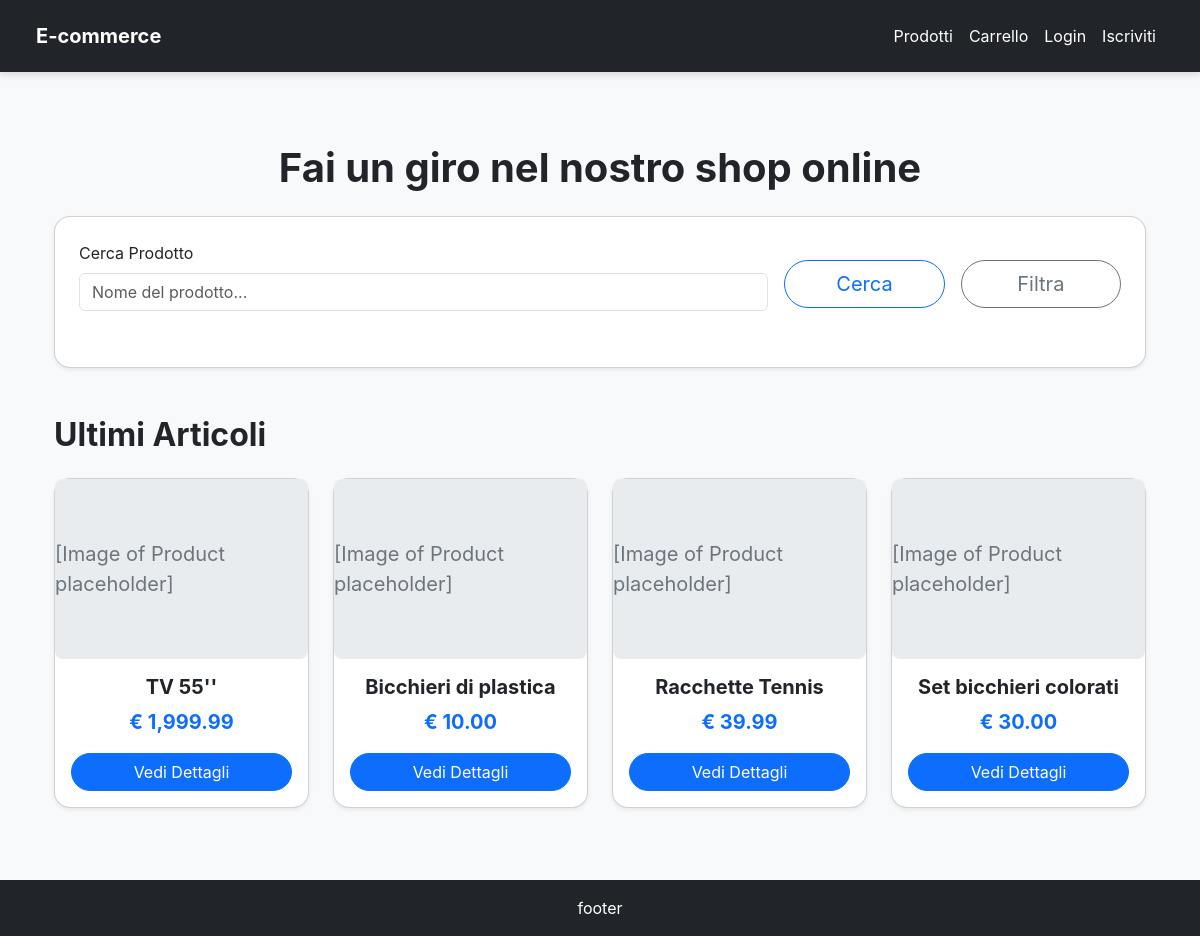
The page / on the database its author committed.
### products/models.py (models this page shows, shortened)
class Product(models.Model):
    name = models.CharField(max_length=200, verbose_name="Nome Prodotto")
    slug = models.SlugField(max_length=200, unique=True, help_text="Slug unico per l'URL del prodotto")
    category = models.ForeignKey(
        Category,
        on_delete=models.SET_NULL,
        null=True,
        blank=True,
        related_name='products',
        verbose_name="Categoria"
    )
    description = models.TextField(verbose_name="Descrizione prodotto")
    price = models.DecimalField(
        max_digits=10,
        decimal_places=2,
        verbose_name="Prezzo in €"
    )
    stock = models.IntegerField(
        default=0,
        verbose_name="Quantità Disponibile",
        help_text="Quantità di prodotti disponibili in magazzino."
    )
    created_at = models.DateTimeField(auto_now_add=True, verbose_name="Data Creazione")
    updated_at = models.DateTimeField(auto_now=True, verbose_name="Ultimo Aggiornamento")
    class Meta:
        ordering = ('name',)
        verbose_name = "Prodotto"
        verbose_name_plural = "Prodotti"

### pages/views.py (the view)
# urls.py: path("", HomePageView.as_view(), name="HomePage")
class HomePageView(TemplateView):
    template_name = 'HomePage.html'
    def get_context_data(self, **kwargs):
        context = super().get_context_data(**kwargs)
        context['form'] = ProductSearchForm(self.request.GET)
        context['latest_products'] = Product.objects.filter(stock__gt=0).order_by('-created_at')[:4]
        return context

### products/models.py (called while the page is built)
    def __str__(self):
        return self.name

### templates/HomePage.html (shortened to what this page needs)
{% extends 'base.html' %}
{% load crispy_forms_tags %}
{% load humanize %}
{% block content %}
<div class="container my-5">
    <h1 class="text-center mb-4 fw-bold text-dark">Fai un giro nel nostro shop online</h1>
    <div class="card p-4 rounded-card shadow-sm mb-5">
        <form method="get" action="{% url 'product_list' %}" class="mb-3">
            <div class="row g-3 align-items-center">
                <div class="col-md-8">
                    {{ form.q|as_crispy_field }}
                </div>
                <div class="col-md-2">
                    <button class="btn btn-outline-primary w-100 btn-lg rounded-pill" type="submit">Cerca</button>
                </div>
                <div class="col-md-2">
                    <button class="btn btn-outline-secondary w-100 btn-lg rounded-pill" type="button" data-bs-toggle="collapse" data-bs-target="#filtersCollapse" aria-expanded="false" aria-controls="filtersCollapse">
                        Filtra
                    </button>
                </div>
            </div>
        </form>
    </div>
    <h2 class="fw-bold text-dark mb-4">Ultimi Articoli</h2>
    {% if latest_products %}
    <div class="row row-cols-1 row-cols-md-2 row-cols-lg-4 g-4 mb-5">
        {% for product in latest_products %}
        <div class="col">
            <div class="card h-100 shadow-sm rounded-card">
                <div class="img-placeholder" style="height: 180px;">
                    [Image of Product placeholder]
                </div>
                <div class="card-body d-flex flex-column text-center">
                    <h5 class="card-title fw-bold text-dark">{{ product.name }}</h5>
                    <p class="card-text text-primary fs-5 fw-bold">€ {{ product.price|floatformat:2|intcomma }}</p>
                    <a href="{% url 'product_details' slug=product.slug %}" class="btn btn-primary rounded-pill mt-auto">Vedi Dettagli</a>
                </div>
            </div>
        </div>
        {% endfor %}
    </div>
    {% else %}
    <div class="alert alert-info text-center" role="alert">
        Nessun articolo recente disponibile.
    </div>
    {% endif %}
</div>
{% endblock content %}

### templates/base.html (style rules this page uses)
body { font-family: 'Inter', sans-serif; background-color: #f8f9fa; padding-top: 4.5rem; }
.rounded-card { border-radius: 1rem; }
.btn-primary, .btn-secondary { border-radius: 0.5rem; }
.img-placeholder { background-color: #e9ecef; display: flex; align-items: center; justify-content: center; font-size: 1.25rem; color: #6c757d; height: 200px; border-radius: 0.5rem; }

### rows shown on the page
Product: name "TV 55''", price "1,999.99"
Product: name "Bicchieri di plastica", price "10.00"
Product: name "Racchette Tennis", price "39.99"
Product: name "Set bicchieri colorati", price "30.00"
